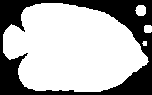
%> input picture COMP 116/assignment 4/Fish-a059.gif, 152 x 95 px
$ octave assignment4.m   (GNU Octave 9; MATLAB toolbox functions it lacks are replaced by stand-ins)
%> lines starting %> are read from the running program, lines starting %| are printed output that depends on the picture; in (x1, y1, x2, y2) boxes, pixels count from 0 and x2, y2 are one past the last pixel; in counts of white or black regions, pixels touching at a corner belong together; the program's own positions count from 1
### COMP 116/assignment 4/scrollUp.m
function newImage = scrollUp(image, pixels)
% function newImage = scrollUp(image, pixels)
% Move the binary image up the specified number of pixels,
% filling in with zeros.  If omitted, pixels = 1.
% Example: If  X = [0 1 0    then scrollUp(X,1) is [0 1 1
%                   0 1 1                           1 0 1
%                   1 0 1]                          0 0 0]

imsize = size(image);
row = imsize (:,1);
column = imsize (:,2);
subImage = image ((1+pixels):row,:);
addImage = false(pixels,column);
newImage = [subImage;addImage];

### COMP 116/assignment 4/scrollDown.m
function newImage = scrollDown(image, pixels)
% function newImage = scrollDown(image, pixels)
% Move binary image down the specified number of pixels,
% filling in with zeros.  If omitted, pixels = 1.
% Example: If  X = [0 1 0    then scrollDown(X,1) is [0 0 0
%                   0 1 1                             0 1 0
%                   1 0 1]                            0 1 1]

imsize = size(image);
row = imsize (:,1);
column = imsize (:,2);
subImage = image (1:(row - pixels),:);
addImage = false(pixels,column);
newImage = [addImage;subImage];

### COMP 116/assignment 4/scrollLeft.m
function newImage = scrollLeft(image, pixels)
% function newImage = scrollLeft(image, pixels)
% Move the foreground image to the left the specified number of pixels,
% filling in with zeros.
% Example: If  X = [0 1 0    then scrollLeft(X,1) is [1 0 0
%                   0 1 1                             1 1 0
%                   1 0 1]                            0 1 0]

imsize = size(image);
row = imsize (:,1);
column = imsize (:,2);
subImage = image (:, (pixels+1):column);
addImage = false(row,pixels);
newImage = [subImage addImage];

### COMP 116/assignment 4/scrollRight.m
function newImage = scrollRight(image, pixels)
% function newImage = scrollRight(image, pixels)
% Move the binary image to the right the specified number of pixels,
% filling in with zeros.  If omitted, pixels = 1.
% Example: If  X = [0 1 0    then scrollRight(X,1) is [0 0 1
%                   0 1 1                              0 0 1
%                   1 0 1]                             0 1 0]

imsize = size(image);
row = imsize (:,1);
column = imsize (:,2);
subImage = image (:,1:(column-pixels));
addImage = false(row,pixels);
newImage = [addImage subImage];

### COMP 116/assignment 4/FindBoundary.m
function [ BoundaryImage ] = FindBoundary( image )
%Finds boundary of input binary images my scrolling image 1 pixel in all 4 carnal
%directions and using logical operators to compare the 4 scrolled images.

LI = scrollLeft (image,1);
RI = scrollRight (image,1);
UI = scrollUp(image,1);
DI = scrollDown(image,1);
 BoundaryImage = (~UI & image) + (~LI & image) + (~RI & image) + (~DI & image);


end

### COMP 116/assignment 4/DialateImage.m
function [ DialatedImage ] = DialateImage( image )
%DialateImage finds the outside of the edge of an image and adds it to the
%original image by comparing the 4 carnal scolling functions to the
%original image.


LI = scrollLeft (image,1);
RI = scrollRight (image,1);
UI = scrollUp(image,1);
DI = scrollDown(image,1);
 outedge = (UI & ~image) + (LI & ~image) + (RI & ~image) + (DI & ~image);
 DialatedImage = outedge + image;


end

### COMP 116/assignment 4/ErodeImage.m
function [ ErodedImg ] = Untitled( image )
%ErodeImage uses FindBoundary to locate the boundary of and image and then
%removes the boundary outputting an "eroded image."

boundary = FindBoundary(image);
ErodedImg = image - boundary;


end

### COMP 116/assignment 4/assignment4.m
%% Assignment 4 - Binary Image Manipulation
% Aaron Davis
% I pledge that this assignment is legitimate and the work herein is my own
% and that I received no unauthorized assistance to complete said
% assignment.

img = imread('fish-a059.gif');
%> img: size 95x152 uint8; values 0 (black) and 251 (white), 68.2% white; 1 black region, box (x1, y1, x2, y2) and area: (0, 0, 152, 95) 4586
binaryfish = logical(img);
%% (1) Display the binary test image you are using, unmodified.
imshow(binaryfish);

%Web Address: http://www.lems.brown.edu/~dmc/Fish.html
%Dimensions: 95px x 152px

%% (2)Scroll that test image up by 10 pixels and display the result.
fish2 = scrollUp(binaryfish, 10);
%> in scrollUp, `subImage = image ((1+pixels):row,:);`: subImage: size 85x152 logical; 73.3% white; 1 black region, box (x1, y1, x2, y2) and area: (0, 0, 152, 85) 3450
%> in scrollUp, `newImage = [subImage;addImage];`: newImage: size 95x152 logical; 65.6% white; 1 black region, box (x1, y1, x2, y2) and area: (0, 0, 152, 95) 4970
imshow(fish2);

%% (3) Scroll the test image down by 10 pixels and display the result.
fish3 = scrollDown(binaryfish, 10);
%> in scrollDown, `subImage = image (1:(row - pixels),:);`: subImage: size 85x152 logical; 72.3% white; 1 black region, box (x1, y1, x2, y2) and area: (0, 0, 152, 85) 3576
%> in scrollDown, `newImage = [addImage;subImage];`: newImage: size 95x152 logical; 64.7% white; 1 black region, box (x1, y1, x2, y2) and area: (0, 0, 152, 95) 5096
imshow(fish3);

%% (4) Scroll the test image left by half its width and display the result.
sizef = size(binaryfish);
%> sizef = [95 152]
fish4= scrollLeft(binaryfish, (sizef(:,2)/2));
%> in scrollLeft, `subImage = image (:, (pixels+1):column);`:
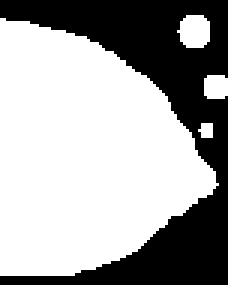
%> subImage: size 95x76 logical (shown 3 times larger); 64.1% white; 1 black region, box (x1, y1, x2, y2) and area: (0, 0, 76, 95) 2592
%> in scrollLeft, `newImage = [subImage addImage];`: newImage: size 95x152 logical; 32% white; 4 white regions, box (x1, y1, x2, y2) and area: (0, 6, 73, 92) 4448, (59, 5, 70, 16) 99, (68, 25, 76, 33) 60, (66, 41, 71, 46) 21
imshow(fish4);

%% (5) Scroll the result image from (4) back to the right by the same amount
% and display the result.
fish5 = scrollRight(binaryfish, (sizef(:,2)/2));
%> in scrollRight, `subImage = image (:,1:(column-pixels));`:
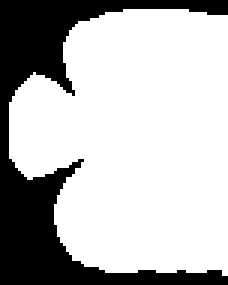
%> subImage: size 95x76 logical (shown 3 times larger); 72.4% white; 1 black region, box (x1, y1, x2, y2) and area: (0, 0, 76, 95) 1994
%> in scrollRight, `newImage = [addImage subImage];`:
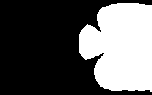
%> newImage: size 95x152 logical; 36.2% white; 1 white region, box (x1, y1, x2, y2) and area: (79, 3, 152, 92) 5226
imshow(fish5);

%% (6) In a comment, answer this question in your own words. Is the image
% from (5) the same as the original image? Why or why not?

%The image in (5) is not identical to the original because when the image
%was moved to the left in 4, the part that moved off of the edge of the
%image was lost, so when it was moved back to the right there was only
%black space.

%% (7) Compute and display the boundary image.
fish7 = FindBoundary(binaryfish);
%> in scrollLeft (call 2), `subImage = image (:, (pixels+1):column);`: subImage: size 95x151 logical; 68.7% white; 1 black region, box (x1, y1, x2, y2) and area: (0, 0, 151, 95) 4491
%> in scrollRight (call 2), `subImage = image (:,1:(column-pixels));`: subImage: size 95x151 logical; 68.7% white; 1 black region, box (x1, y1, x2, y2) and area: (0, 0, 151, 95) 4497
%> in scrollRight (call 2), `newImage = [addImage subImage];`: newImage: size 95x152 logical; 68.2% white; 1 black region, box (x1, y1, x2, y2) and area: (0, 0, 152, 95) 4592
%> in scrollUp (call 2), `subImage = image ((1+pixels):row,:);`: subImage: size 94x152 logical; 69% white; 1 black region, box (x1, y1, x2, y2) and area: (0, 0, 152, 94) 4434
imshow(fish7);

%% (8) Dilate your test image. Then dilate that result. Then dilate that
%result. (So the original image will now have been dilated three times).
%Display the result.
fish8 = DialateImage(DialateImage(DialateImage(binaryfish)));
%> in DialateImage, `DialatedImage = outedge + image;`:
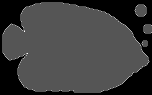
%> DialatedImage: size 95x152 double; min 0, max 3, mean 0.726; drawn with min black and max white
%> in DialateImage (call 3), `outedge = (UI & ~image) + (LI & ~image) + (RI & ~image) + (DI & ~image);`:
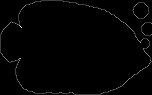
%> outedge: size 95x152 double; min 0, max 4, mean 0.0445; mean of the top-left, top-right, bottom-left and bottom-right quarters 0.0395, 0.0616, 0.04, 0.037; drawn with min black and max white
%> in DialateImage (call 3), `DialatedImage = outedge + image;`:
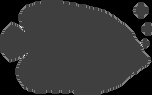
%> DialatedImage: size 95x152 double; min 0, max 4, mean 0.815; drawn with min black and max white
imshow(fish8);

%% (8) Erode your test image. Then erode that result. Then erode that result.
%(So the original image will now have been eroded three times). Display the
%result.
erodef = ErodeImage(ErodeImage(ErodeImage(binaryfish)));
%> call 7 of scrollLeft, with pixels = 1
%> in scrollLeft (call 7), `newImage = [subImage addImage];`:
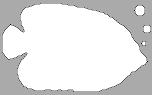
%> newImage: size 95x152 double; min -2, max 1, mean 0.639; mean of the top-left, top-right, bottom-left and bottom-right quarters 0.716, 0.5, 0.672, 0.666; drawn with min black and max white
imshow(erodef);

%% (9) Take the result image from (8), and dilate it 3 times. Display the
% result.
fish9 = DialateImage(DialateImage(DialateImage(erodef)));
imshow(fish9);

%% (10) In a comment, answer this question in your own words. Is the image
%from (9) the same as the original image? Why or why not?

%The Image in (9) would not be the same as the original simply because of
%the amount of information about shape lost in the erosion, and the jagged
%edges, etc. created in erosion.

%% (11) Find the boundary of the test image. Dilate it once. Display the
% result.
boundaryf = (FindBoundary(binaryfish));
fish11 = DialateImage(boundaryf);
imshow(fish11);

%%(12) Dilate the test image once, then find the boundary of the result.
%Display this image.
dialatedf = DialateImage(binaryfish);
fish12 = FindBoundary(dialatedf);
imshow(fish12);

%% (13) In a comment, answer this question in your own words. What is the
% difference, if any, between the images from (11) and (12)?

%The image in (11) is the boundary of the dialated image. It is 1 pixel
%wide and at the "area of boundary" of the dialated image. The image in
%(12) is the boundary of the original image itself, dialated. It is more
%than 1 pixel wide and at the "area of boundary" for the original image.
%The main difference is width of the line, but the placing is altered also.

%% Conclusion

%I had difficulty figuring out the logistics of finding the boundary of and
%dialating the image ecause of the complex logical statement. I really
%learned a substantial amount from the assignment. It helped me understand
%logical operators (which I had trouble with previously, not due to the
%quality of the lectures of course XD.) I also really began to understand
%the logistics and functionality of functions.
